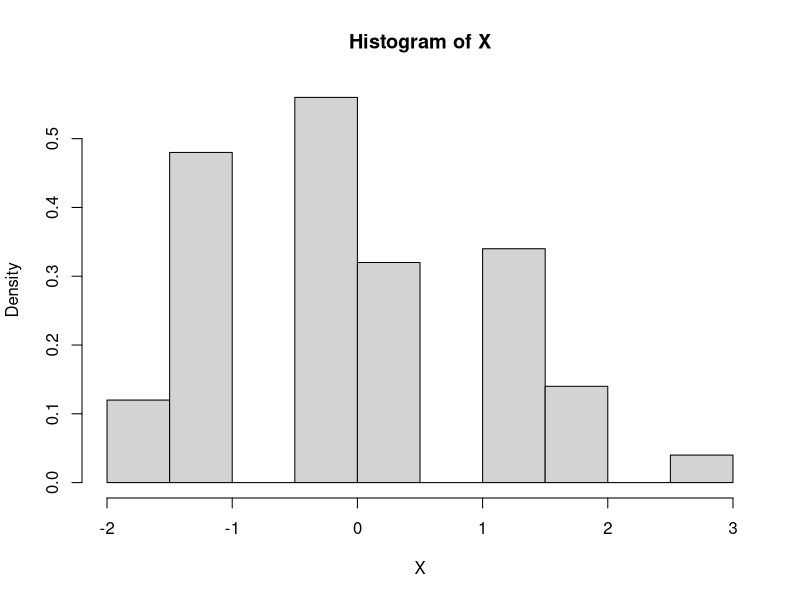

This chart was generated by the following R code:
#!/usr/bin/r

data(faithful)
# part of R’s base
names(faithful)
# find the names for faithful
eruptions = faithful[["eruptions"]] # or attach and detach faithful
sample(eruptions,10,replace=TRUE)

pnorm(.7)                     # standard normal
pnorm(.7,1,1)                 # normal mean 1, std 1

pnorm(.7,lower.tail=F)
qnorm(.75)


x = rnorm(5,100,16);x
z = (x-100)/16;z


pnorm(z)
pnorm(x,100,16)


rnorm(5,mean=0,sd=1:5)


n=10;p=.25;S= rbinom(1,n,p)
(S - n*p)/sqrt(n*p*(1-p))


n = 10;p = .25;S = rbinom(100,n,p)
X = (S - n*p)/sqrt(n*p*(1-p)) # has 100 random numbers

hist(X,prob=T)


